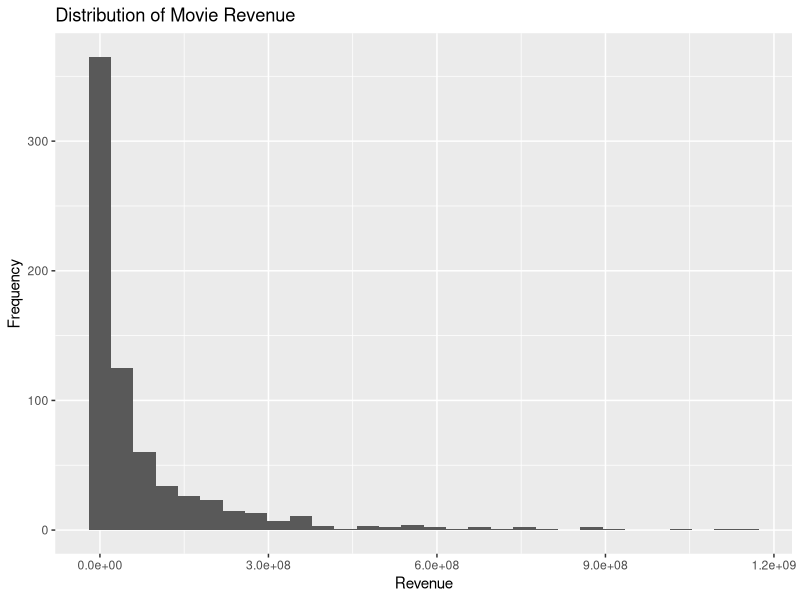
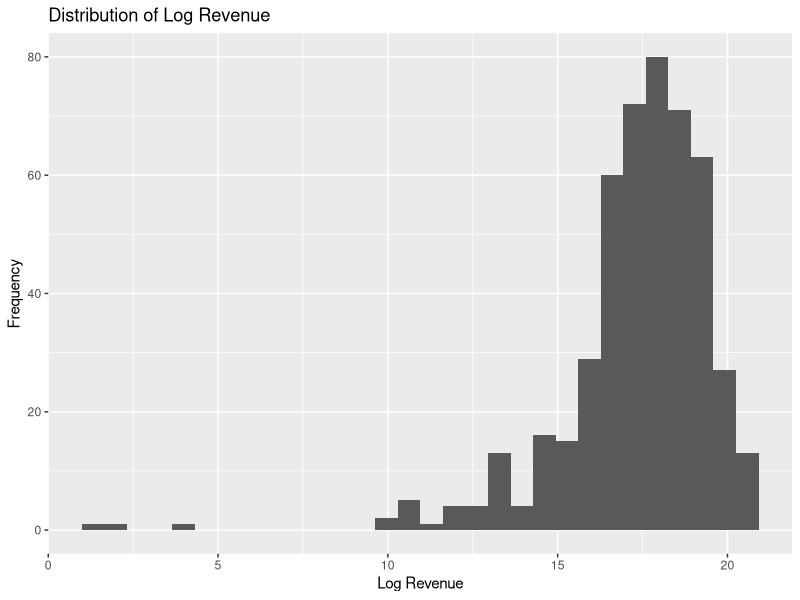

Recreate these plots in R, in order.
## ---- chunk 1
knitr::opts_chunk$set(echo = TRUE)
## ---- chunk 2
#WRITE YOUR CODE HERE
dataset <- read.delim("data/movies3.tsv")
library(tidyverse)
nrow(dataset)
ncol(dataset)
head(dataset)
## ---- chunk 3
#WRITE YOUR CODE HERE
str(dataset)
head(dataset)
## ---- chunk 4

#WRITE YOUR CODE HERE
revenue_summary <- dataset %>%
  summarize(
    mean_revenue = mean(revenue, na.rm = TRUE),
    median_revenue = median(revenue, na.rm= TRUE),
    max_revenue = max(revenue, na.rm = TRUE),
    min_revenue = min(revenue, na.rm = TRUE)
    
  )
    print(revenue_summary)
## ---- chunk 5

#WRITE YOUR CODE HERE
top_revenue = dataset %>%
  filter(revenue == max(revenue, na.rm = TRUE)) %>%
  select(title, revenue)

min_revenue = dataset %>%
  filter(revenue == min(revenue, na.rm = TRUE)) %>%
  select(title, revenue) %>%
  slice_head(n = 1)
print(top_revenue)
print(min_revenue)
## ---- chunk 6
#WRITE YOUR CODE HERE
ggplot(dataset, aes(x = revenue)) +
  geom_histogram() +
  labs(
    title = "Distribution of Movie Revenue",
    x = "Revenue",
    y = "Frequency"
  )
## ---- chunk 7

#WRITE YOUR CODE HERE
dataset <- dataset %>%
  mutate(log_revenue = log(revenue))

dataset %>%
  filter(revenue == 0) %>%
  select(revenue, log_revenue) %>%
  slice_head(n = 5)

mean(dataset$log_revenue)
## ---- chunk 8

#WRITE YOUR CODE HERE
dataset <- dataset %>%
  mutate(log_revenue = na_if(log_revenue, -Inf))

log_revenue_no_na <- dataset$log_revenue[!is.na(dataset$log_revenue)]

mean(log_revenue_no_na)

ggplot(dataset, aes(x = log_revenue)) +
  geom_histogram() +
  labs(
    title = "Distribution of Log Revenue",
    x = "Log Revenue",
    y = "Frequency"
  )
## ---- chunk 9

#WRITE YOUR CODE HERE
revenue_mean <- mean(dataset$revenue)
revenue_sd <- sd(dataset$revenue)
revenue_n <- nrow(dataset)

revenue_skewness <-
  (1 / revenue_n) *
  sum(((dataset$revenue - revenue_mean) / revenue_sd)^3)

revenue_kurtosis <-
  (1 / revenue_n) *
  sum(((dataset$revenue - revenue_mean) / revenue_sd)^4) - 3

revenue_skewness
revenue_kurtosis
## ---- chunk 10
movies <- read.delim("data/movies3.tsv")
## ---- chunk 11
#github test
mean(movies$vote_average)

## ---- chunk 12
#WRITE YOUR CODE HERE

## ---- chunk 13
#WRITE YOUR CODE HERE

## ---- chunk 14
#WRITE YOUR CODE HERE

## ---- chunk 15
#WRITE YOUR CODE HERE

## ---- chunk 16
#WRITE YOUR CODE HERE
result <- t.test(dataset$revenue, conf.level = 0.90)

result$estimate
result$conf.int

## ---- chunk 17
table(dataset$director_gender)

## ---- chunk 18
#WRITE YOUR CODE HERE
dataset$SexDum<-NA
dataset$SexDum[dataset$director_gender=="male"]<-1
dataset$SexDum[dataset$director_gender=="female"]<-0
table(dataset$SexDum)

binom.test(588, 653, 0.5)

## ---- chunk 19
dataset$revenue_in_millions <- dataset$revenue / 1000000
manvariance<-var(dataset$revenue_in_millions[dataset$director_gender=="male"],na.rm=TRUE)
womanvariance<-var(dataset$revenue_in_millions[dataset$director_gender=="female"],na.rm=TRUE)

manvariance
womanvariance
## ---- chunk 20
#WRITE YOUR CODE HERE

## ---- chunk 21
#WRITE YOUR CODE HERE

## ---- chunk 22
#WRITE YOUR CODE HERE

## ---- chunk 23
#WRITE YOUR CODE HERE

## ---- chunk 24
#WRITE YOUR CODE HERE

## ---- chunk 25
#WRITE YOUR CODE HERE

## ---- chunk 26
#WRITE YOUR CODE HERE

## ---- chunk 27
#WRITE YOUR CODE HERE

## ---- chunk 28
#WRITE YOUR CODE HERE

## ---- chunk 29
#WRITE YOUR CODE HERE

## ---- chunk 30
#WRITE YOUR CODE HERE

## ---- chunk 31
#WRITE YOUR CODE HERE

## ---- chunk 32
#WRITE YOUR CODE HERE

## ---- chunk 33
#WRITE YOUR CODE HERE

## ---- chunk 34
#WRITE YOUR CODE HERE

## ---- chunk 35
#WRITE YOUR CODE HERE

## ---- chunk 36
#WRITE YOUR CODE HERE

## ---- chunk 37
#WRITE YOUR CODE HERE

## ---- chunk 38
#WRITE YOUR CODE HERE
